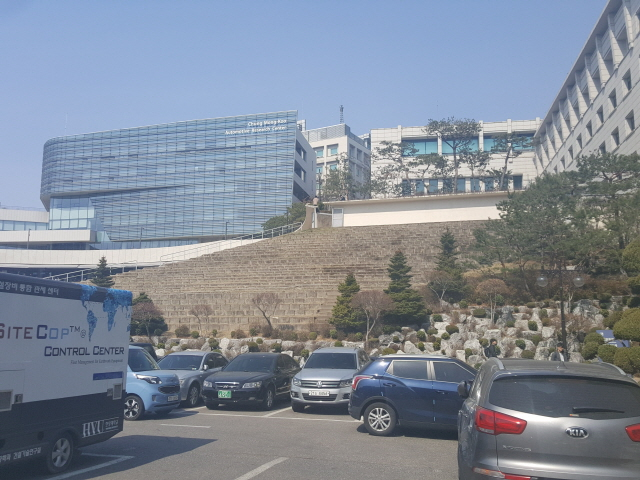
//> input picture Image mosaicing/img2.jpg, 640 x 480 px
$ ./Image_mosaicing   (built with g++ and OpenCV 4)
//> lines starting //> are read from the running program, lines starting //| are printed output that depends on the picture; after the words box and inside, x2 and y2 are one past the last pixel; in counts of white or black regions, pixels touching at a corner belong together
/*
PATH ���� : ������Ʈ �Ӽ� -> ���� �Ӽ� -> ����� ȯ�� ->  C:\opencv-source-4.5.5\build\x86\vc15\bin;%PATH% �Է� �ʼ�
Eigen ���� : ������Ʈ �Ӽ� -> ���� �Ӽ� -> VC++ ���丮 -> ���� ���丮 -> C:\opencv-source\eigen-3.4.0; �Է�
*/
#define _CRT_SECURE_NO_DEPRECATE
#include<Eigen/Dense>
#include<opencv2/core.hpp>
#include <opencv2/imgproc.hpp>
#include <opencv2/imgcodecs.hpp>
#include <opencv2/highgui.hpp>
#include<iostream>
#include<algorithm>
int main() {
	cv::Mat img2 = cv::imread("img2.jpg");
//> img2 is the input picture: 480 rows x 640 cols, CV_8UC3; mean B, G, R 150.5, 137.8, 129.3
	cv::Mat img3 = cv::imread("img3.jpg");
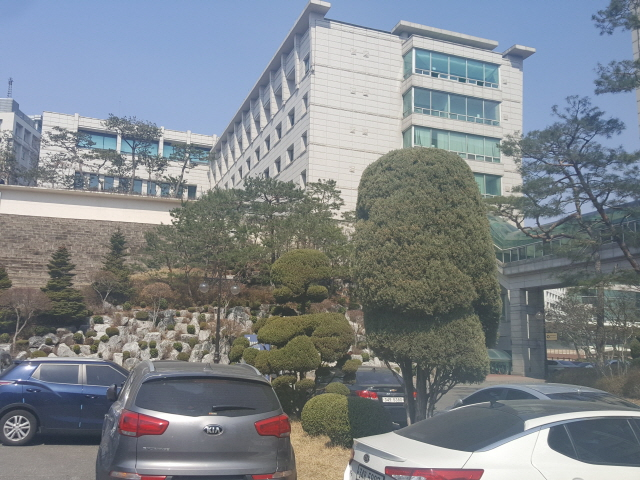
//> input picture Image mosaicing/img3.jpg, 640 x 480 px
//> img3 is the input picture: 480 rows x 640 cols, CV_8UC3; mean B, G, R 139.6, 134.2, 128.1

	double homograpy_array[] = // Given Homography Matrix
	{
		1.962,-0.172,-635.756,
		0.557, 1.738, -255.159,
		0.00159, 0 ,1
	};

	// These values are experimentally finded.
	int transx = 719;
	int transy = 256;
	int overlapWidth = 307;

	double homogeneous_transition_array[] =
	{
		1,0,719,
		0,1,256,
		0,0,1
	};
	cv::Mat homogeneous_transition_matrix(3, 3, CV_64F, homogeneous_transition_array);
	cv::Mat homograpy_matrix(3, 3,CV_64F, homograpy_array);
	homograpy_matrix = homogeneous_transition_matrix * homograpy_matrix;

	double width = 640.0f;
	double height = 480.0f;

	cv::Vec3d p[4];
	p[0] <<  0,0,1 ;
	p[1] << width,0,1 ;
	p[2] << width,height,1 ;
	p[3] << 0,height,1 ;

	double minx,miny,maxx,maxy;
	minx = miny = 987654321.0f;
	maxx = maxy = -1.0f;
	for (int i = 0; i < 4; i++) {
		cv::Mat temp = (homograpy_matrix*p[i]);
		temp /= temp.row(2);
		std::cout << temp << std::endl;
		minx = std::min(minx, temp.at<double>(0, 0));
		miny = std::min(miny, temp.at<double>(1, 0));

		maxx = std::max(maxx, temp.at<double>(0, 0));
		maxy = std::max(maxy, temp.at<double>(1, 0));
	}
	double Pers_width = std::abs(minx - maxx); // 704.923
	double Pers_height = std::abs(miny - maxy); // 834.24

	cv::Mat warp_img2(cv::Size(2000, 2000), img2.type());
	cv::Mat warp_img3(cv::Size(2000, 2000), img3.type());

	cv::warpPerspective(img2, warp_img2, homograpy_matrix, cv::Size(2000,2000));
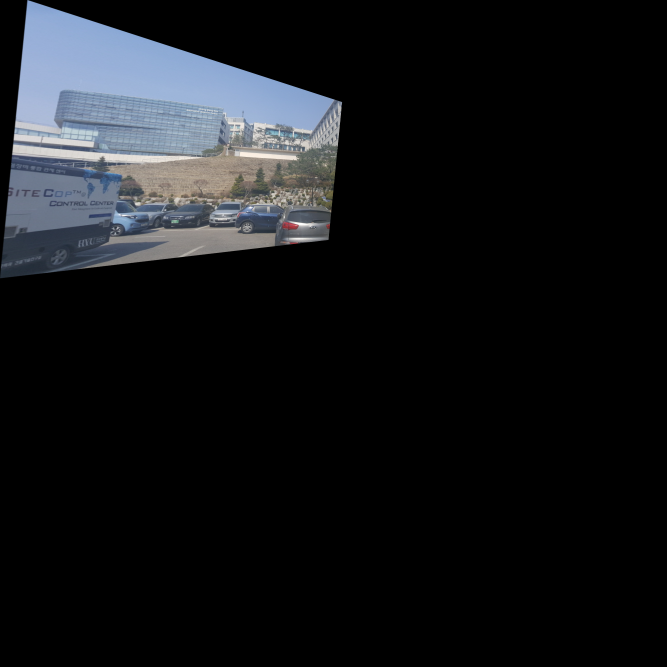
//> warp_img2: 2000 rows x 2000 cols, CV_8UC3 (shown at 1/3 size); mean B, G, R 23.8, 21.2, 19.6

	cv::Mat mosaiced_img = cv::Mat(cv::Size(2000, 2000), CV_8UC3);

	cv::warpPerspective(img3, warp_img3, homogeneous_transition_matrix, cv::Size(2000, 2000));
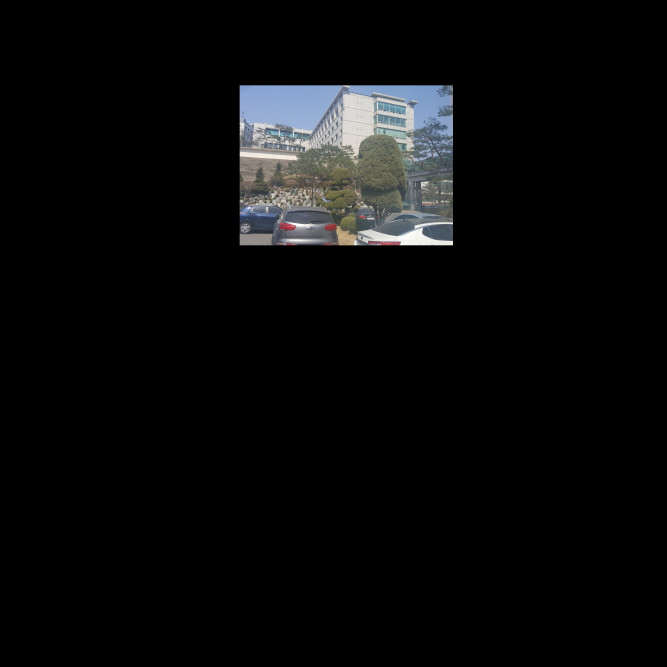
//> warp_img3: 2000 rows x 2000 cols, CV_8UC3 (shown at 1/3 size); mean B, G, R 10.7, 10.3, 9.8

	cv::Mat mask1 = cv::Mat::zeros(2000, 2000, CV_32F);
	cv::Mat mask2 = cv::Mat::zeros(2000, 2000, CV_32F);

	cv::rectangle(mask1, cv::Rect(0, 0, transx+overlapWidth/2, 2000) , cv::Scalar(1.0f), cv::FILLED);
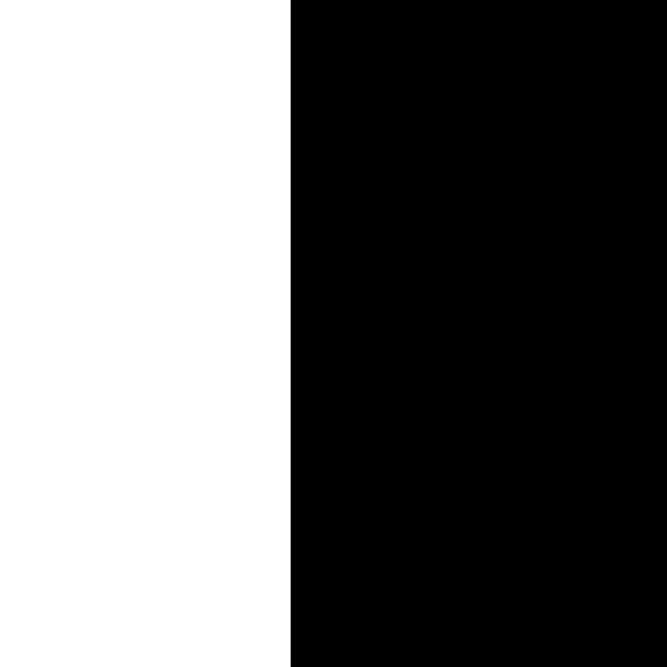
//> mask1: 2000 rows x 2000 cols, CV_32FC1 (shown at 1/3 size); values 0 (black) and 1 (white), 43.6% white; 1 white region, box (x1, y1, x2, y2) and area: (0, 0, 872, 2000) 1744000
	cv::rectangle(mask2, cv::Rect(overlapWidth / 2 + transx, transy, 2000 - (overlapWidth / 2 + transx), 2000), cv::Scalar(1.0f), cv::FILLED);
//> mask2: 2000 rows x 2000 cols, CV_32FC1; values 0 (black) and 1 (white), 49.2% white; 1 white region, box (x1, y1, x2, y2) and area: (872, 256, 2000, 2000) 1967232


	// Image Mosaicing
	for (int x = transx; x < transx + overlapWidth; x++) {
		for (int y = 0; y < 2000; y++) {
			mask2.at<float>(y, x) = 1.0f / (overlapWidth) * (x - transx);
			mask1.at<float>(y, x) = 1.0f - mask2.at<float>(y, x);
		}
	}
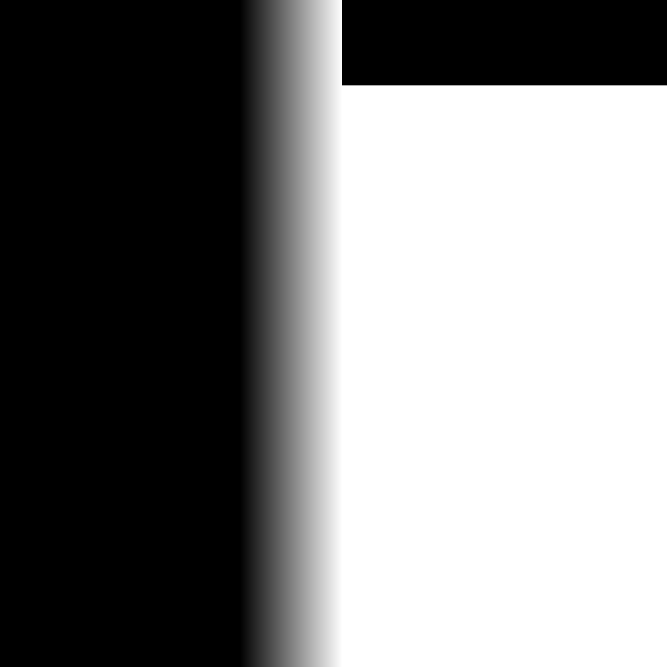
//> mask2: 2000 rows x 2000 cols, CV_32FC1 (shown at 1/3 size); min 0, max 1, mean 0.501
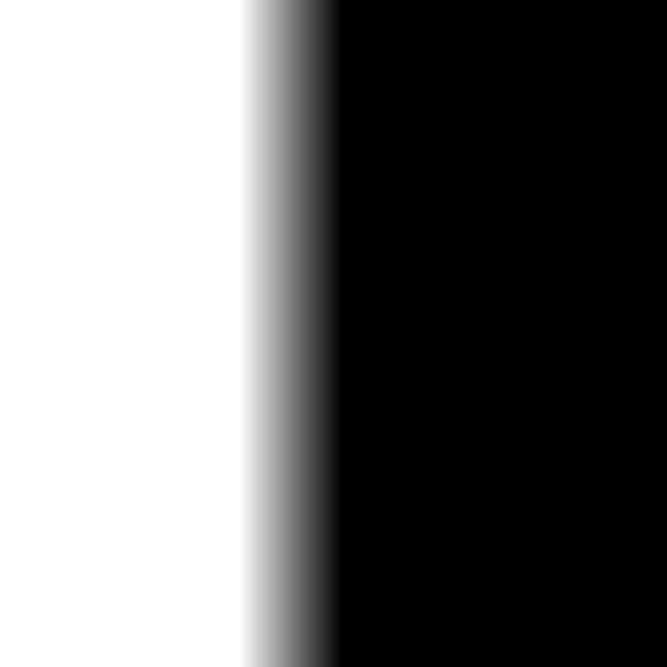
//> mask1: 2000 rows x 2000 cols, CV_32FC1 (shown at 1/3 size); min 0, max 1, mean 0.436

	for (int y = 0; y < 2000; y++) {
		for (int x = 0; x < 2000; x++) {
			if (warp_img2.at<cv::Vec3b>(y, x)[0] == 0 &&
				warp_img2.at<cv::Vec3b>(y, x)[1] == 0 &&
				warp_img2.at<cv::Vec3b>(y, x)[2] == 0) {
				mosaiced_img.at<cv::Vec3b>(y, x) = warp_img3.at<cv::Vec3b>(y, x);
			}
			else if(warp_img3.at<cv::Vec3b>(y, x)[0] == 0 &&
				warp_img3.at<cv::Vec3b>(y, x)[1] == 0 &&
				warp_img3.at<cv::Vec3b>(y, x)[2] == 0)
				mosaiced_img.at<cv::Vec3b>(y, x) = warp_img2.at<cv::Vec3b>(y, x);
			else {
				mosaiced_img.at<cv::Vec3b>(y, x) = warp_img2.at<cv::Vec3b>(y, x)*mask1.at<float>(y, x)
					+ warp_img3.at<cv::Vec3b>(y, x)*mask2.at<float>(y, x);
			}

		}
	}
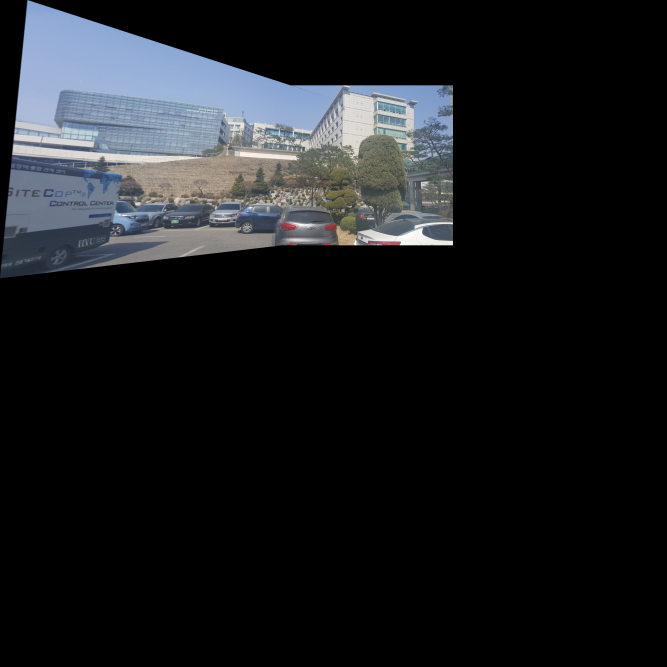
//> mosaiced_img: 2000 rows x 2000 cols, CV_8UC3 (shown at 1/3 size); mean B, G, R 29.8, 27.1, 25.2


	cv::imshow("mosaiced_img", mosaiced_img);
	cv::waitKey(0);
	return 0;
}
